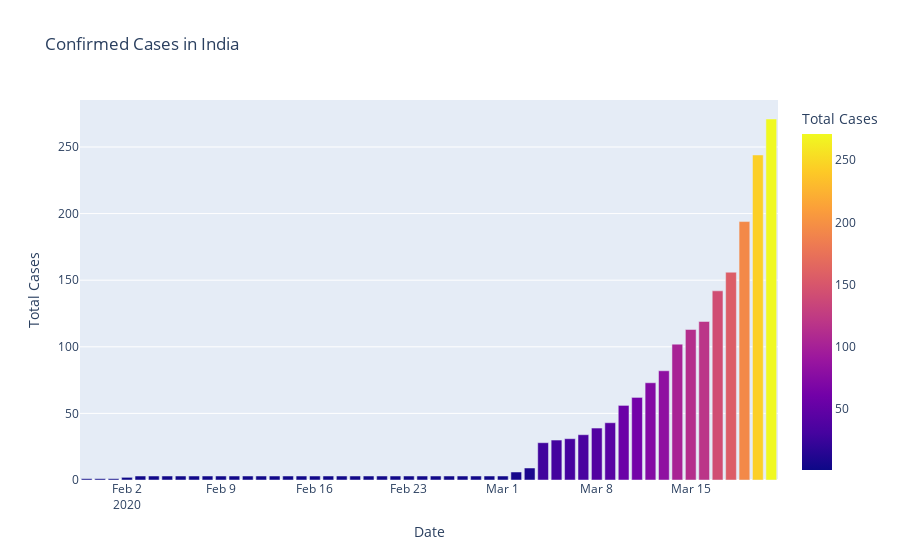
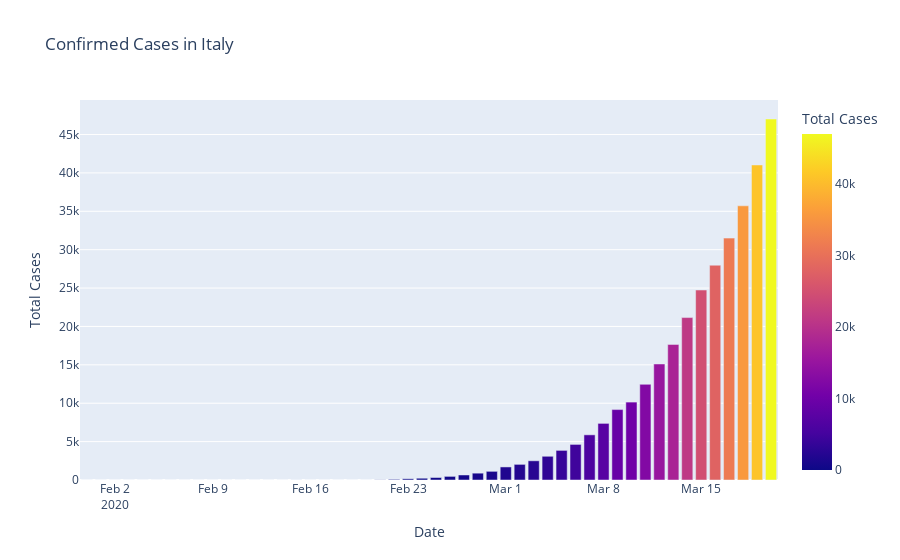
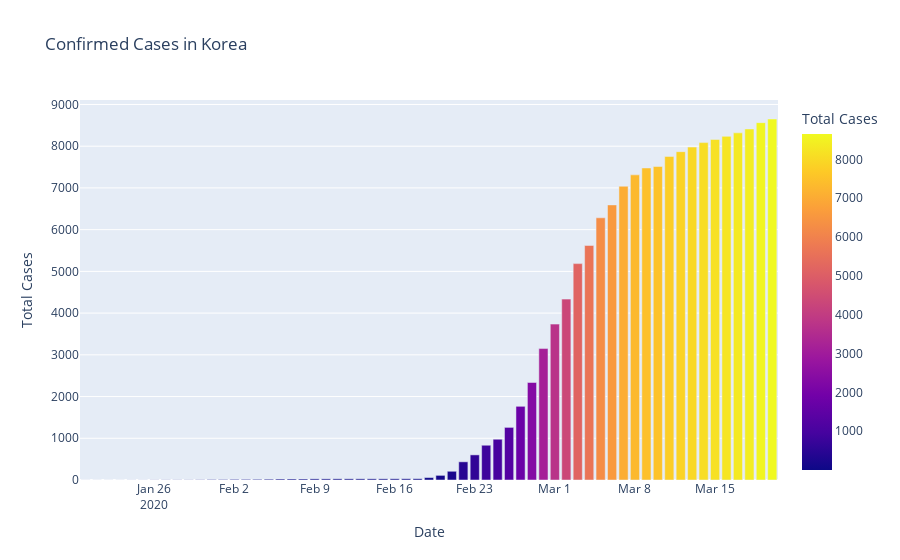
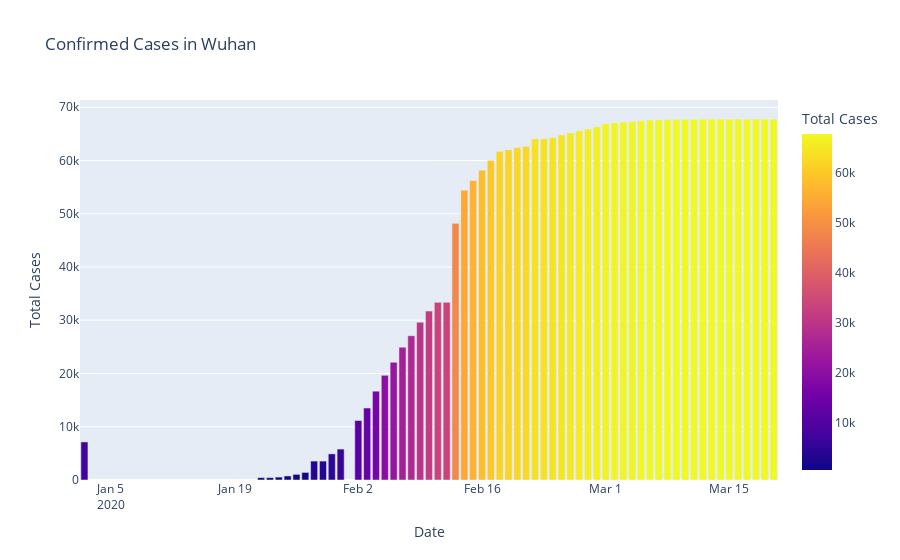

These figures' notebook cell, in order:
### Code cell
fig = px.bar(df_india,x='Date',y = 'Total Cases',color = 'Total Cases',title='Confirmed Cases in India')
fig.show()
fig = px.bar(df_italy,x='Date',y = 'Total Cases',color = 'Total Cases',title='Confirmed Cases in Italy')
fig.show()
fig = px.bar(df_korea,x='Date',y = 'Total Cases',color = 'Total Cases',title='Confirmed Cases in Korea')
fig.show()
fig = px.bar(df_wuhan,x='Date',y = 'Total Cases',color = 'Total Cases',title='Confirmed Cases in Wuhan')
fig.show()
